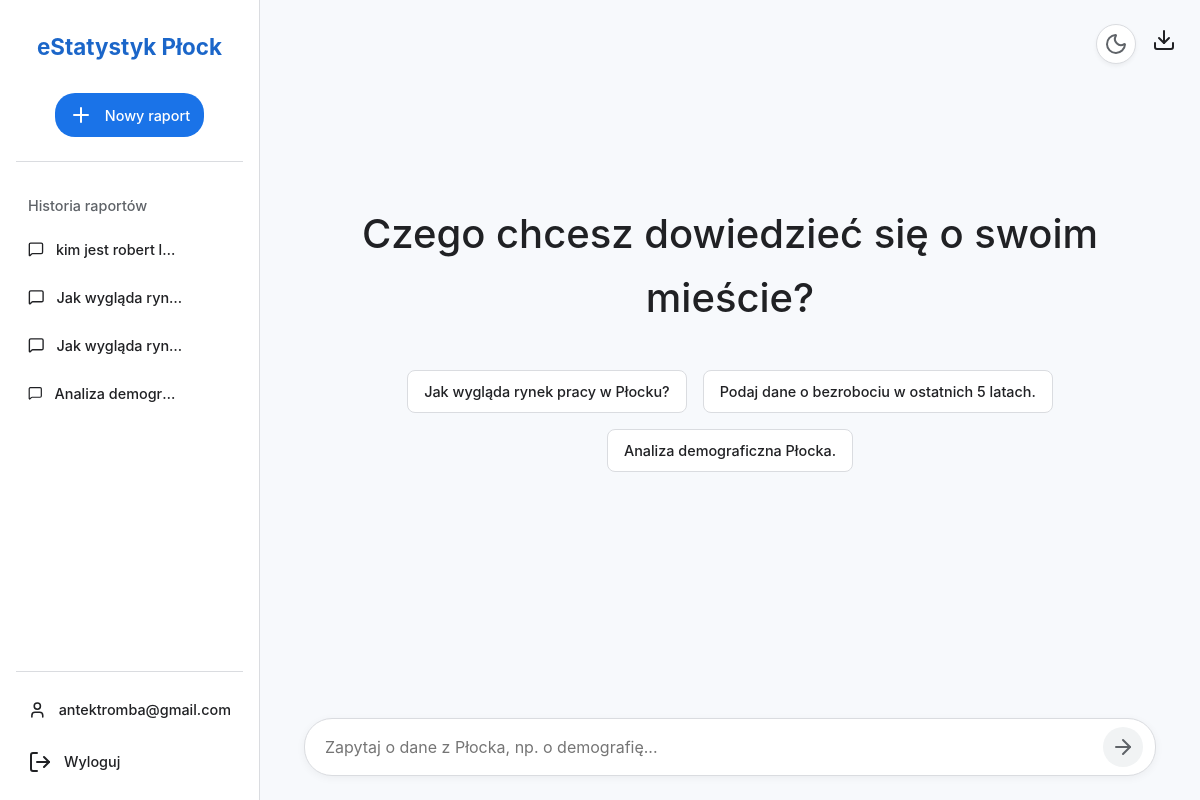
/ (signed in), run on an earlier commit of the app's database.
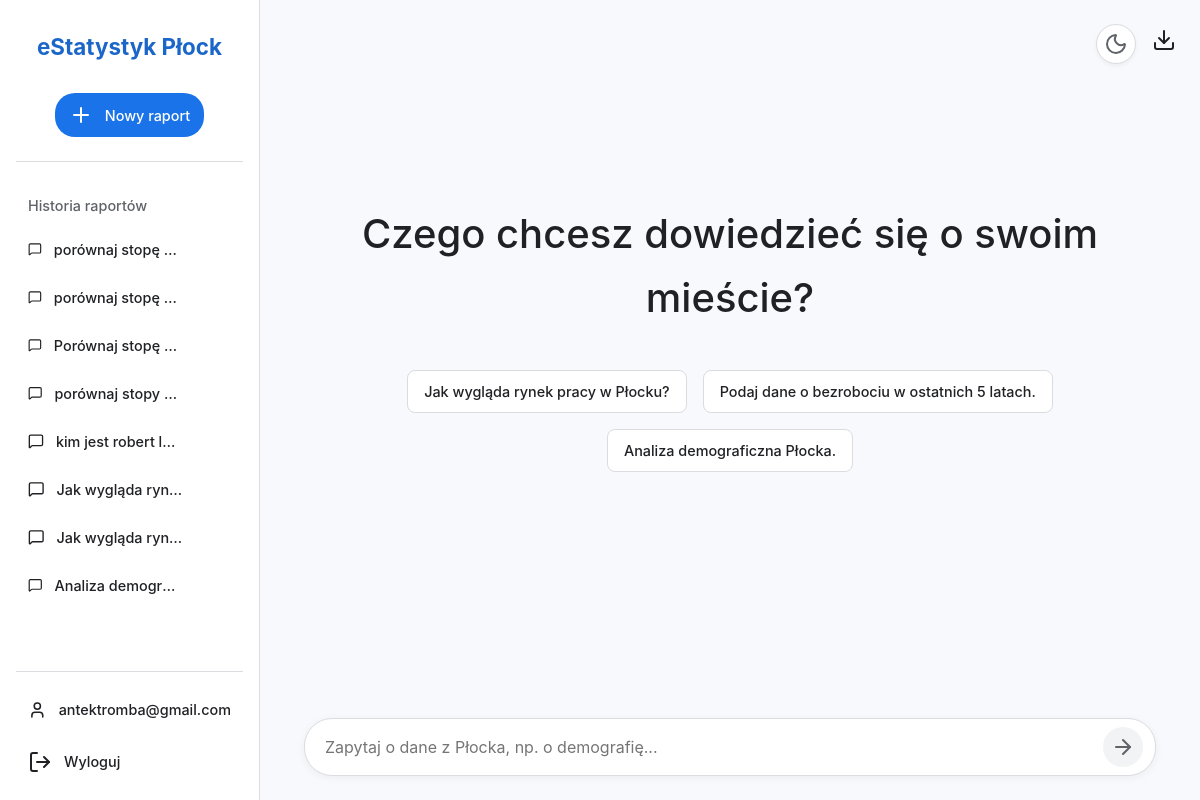
And on a later commit of the database.
### main.py (models this page shows)
class Report(db.Model):
    id = db.Column(db.Integer, primary_key=True)
    title = db.Column(db.String(200), nullable=False)
    prompt = db.Column(db.Text, nullable=False)
    content = db.Column(db.Text, nullable=False) # Będzie przechowywać pełny HTML raportu
    user_id = db.Column(db.Integer, db.ForeignKey('user.id'), nullable=False)

class User(db.Model, UserMixin):
    id = db.Column(db.Integer, primary_key=True)
    email = db.Column(db.String(120), unique=True, nullable=False)
    password = db.Column(db.String(60), nullable=False)
    reports = db.relationship('Report', backref='author', lazy=True)

### main.py (the view)
@app.route('/')
@login_required
def index():
    user_reports = Report.query.filter_by(user_id=current_user.id).order_by(Report.id.desc()).all()
    return render_template('index.html', history=user_reports or [])

### main.py (called while the page is built)
@login_manager.user_loader
def load_user(user_id):
    return User.query.get(int(user_id))

### templates/index.html (shortened to what this page needs)
<!DOCTYPE html>
<html lang="pl">
<head>
    <head>
    <link rel="stylesheet" href="{{ url_for('static', filename='style.css') }}">
</head>
    <link rel="stylesheet" href="{{ url_for('static', filename='style.css') }}">
</head>
<body>
    <div id="app-container">
        <nav class="sidebar" id="sidebar">
            <div class="sidebar-header">
                <a href="{{ url_for('index') }}" class="logo-link">
                   <span class="logo-text">eStatystyk Płock</span>
                </a>
                <button class="new-chat-btn" onclick="window.location.href='/'">
                    <i data-lucide="plus"></i> Nowy raport
                </button>
            </div>
            <div class="sidebar-history">
                <span class="history-title">Historia raportów</span>
                <ul id="history-list">
                    {% for report in history %}
                        <a href="#" class="history-item" data-id="{{ report.id }}">
                            <i data-lucide="message-square"></i>
                            <span>{{ report.title }}</span>
                        </a>
                    {% endfor %}
                </ul>
            </div>
            <div class="sidebar-footer">
                <a href="#" class="user-account">
                    <i data-lucide="user"></i>
                    <span>{{ current_user.email }}</span>
                </a>
                <a href="{{ url_for('logout') }}" class="logout-btn">
                    <i data-lucide="log-out"></i>
                    <span>Wyloguj</span>
                </a>
            </div>
        </nav>
        <main class="main-content" id="main-content">
            <div class="main-header-actions">
                <button class="theme-toggle-main" id="theme-toggle-btn" title="Zmień motyw">
                    <i class="theme-icon icon-moon" data-lucide="moon"></i>
                </button>
                <div class="download-container">
                    <button class="download-btn" id="download-btn" title="Pobierz raport">
                        <i data-lucide="download"></i>
                    </button>
                </div>
            </div>
            <div class="chat-container">
                <div class="welcome-message" id="welcome-message">
                    <h1>Czego chcesz dowiedzieć się o swoim mieście?</h1>
                    <div class="suggested-prompts">
                        <button class="prompt-suggestion">Jak wygląda rynek pracy w Płocku?</button>
                        <button class="prompt-suggestion">Podaj dane o bezrobociu w ostatnich 5 latach.</button>
                        <button class="prompt-suggestion">Analiza demograficzna Płocka.</button>
                    </div>
                </div>
            </div>
            <div class="prompt-area">
                <form id="prompt-form">
                    <div class="prompt-input-wrapper">
                        <textarea
                            id="prompt-input"
                            rows="1"
                            placeholder="Zapytaj o dane z Płocka, np. o demografię..."
                        ></textarea>
                        <button type="submit" class="send-btn" id="send-btn">
                            <i data-lucide="arrow-right"></i>
                        </button>
                    </div>
                </form>
            </div>
        </main>
    </div>
</body>
</html>

What changed in the data, as far as the page shows it:
added Report: title "porównaj stopę…"
added Report: title "porównaj stopę…"
added Report: title "Porównaj stopę…"
added Report: title "porównaj stopy…"
